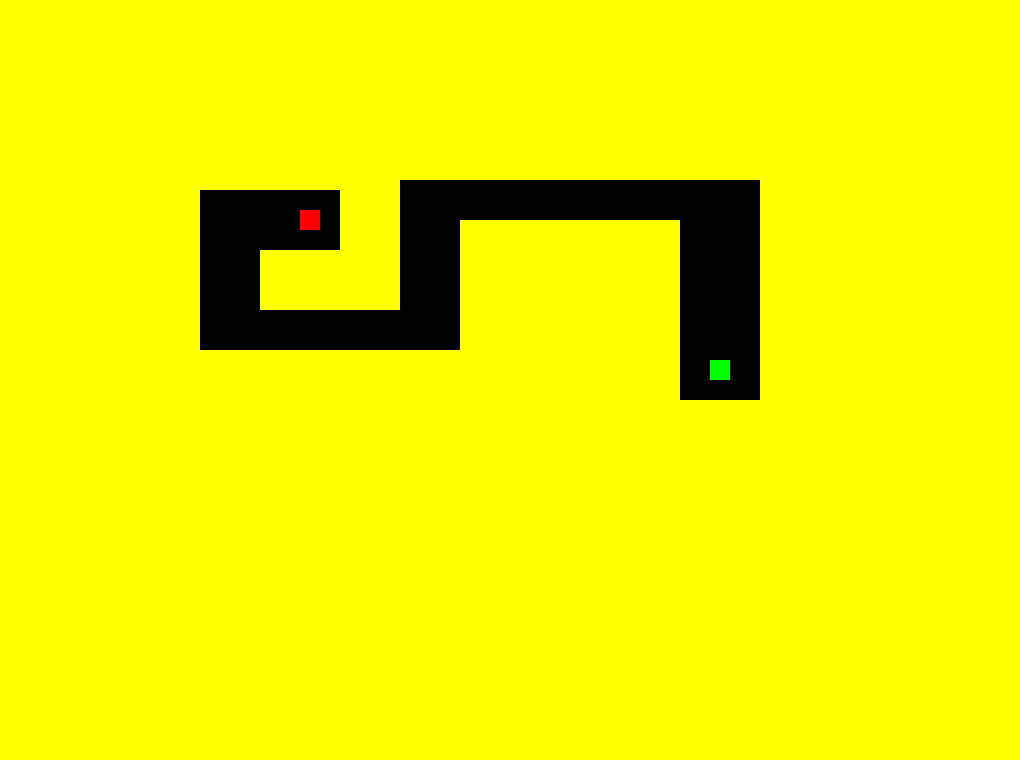

Rendered tile map (Tiled .tmx) drawn with the repository's tilesets; below, a short description and the map source with its tile grids summarised:
An orthogonal 102x76 tile map with 10x10 px tiles, 1 tile layer (Tile Layer 1) and 26 objects (start, end).

<map version="1.0" orientation="orthogonal" renderorder="right-down" width="102" height="76" tilewidth="10" tileheight="10">
 <tileset firstgid="1" name="devtiles" tilewidth="10" tileheight="10">
  <image source="../art/devtiles.png" width="100" height="100" />
 </tileset>
 <layer name="Tile Layer 1" width="102" height="76">
  <data>[7752 cells, 7194 non-empty, 3 distinct tile ids]</data>
 </layer>
 <objectgroup name="poi">
  <object name="Start" type="start" x="710" y="360" width="20" height="20" />
  <object name="End" type="end" x="300" y="210" width="20" height="20" />
 </objectgroup>
 <objectgroup name="Walls">
  <object x="200" y="190">
   <polyline points="0,0 140,0" />
  </object>
  <object x="340" y="190">
   <polyline points="0,0 0,60" />
  </object>
  <object x="200" y="190">
   <polyline points="0,0 0,160" />
  </object>
  <object x="260" y="250">
   <polyline points="0,0 0,60" />
  </object>
  <object x="260" y="250">
   <polyline points="0,0 80,0" />
  </object>
  <object x="260" y="310">
   <polyline points="0,0 140,0" />
  </object>
  <object x="200" y="350">
   <polyline points="0,0 260,0" />
  </object>
  <object x="400" y="180">
   <polyline points="0,0 0,130" />
  </object>
  <object x="460" y="220">
   <polyline points="0,0 0,130" />
  </object>
  <object x="460" y="220">
   <polyline points="0,0 220,0" />
  </object>
  <object x="680" y="220">
   <polyline points="0,0 0,180" />
  </object>
  <object x="680" y="400">
   <polyline points="0,0 80,0" />
  </object>
  <object x="400" y="180">
   <polyline points="0,0 360,0" />
  </object>
  <object x="760" y="190">
   <polyline points="0,0 0,210" />
  </object>
 </objectgroup>
 <objectgroup name="DeadZones" visible="0">
  <object x="0" y="0" width="1030" height="180" />
  <object x="760" y="180" width="260" height="580" />
  <object x="460" y="220" width="220" height="190" />
  <object x="260" y="250" width="140" height="60" />
  <object x="340" y="190" width="60" height="70" />
  <object x="0" y="180" width="200" height="580" />
  <object x="200" y="180" width="200" height="10" />
  <object x="200" y="350" width="260" height="410" />
  <object x="680" y="400" width="80" height="360" />
  <object x="460" y="410" width="220" height="350" />
 </objectgroup>
</map>
